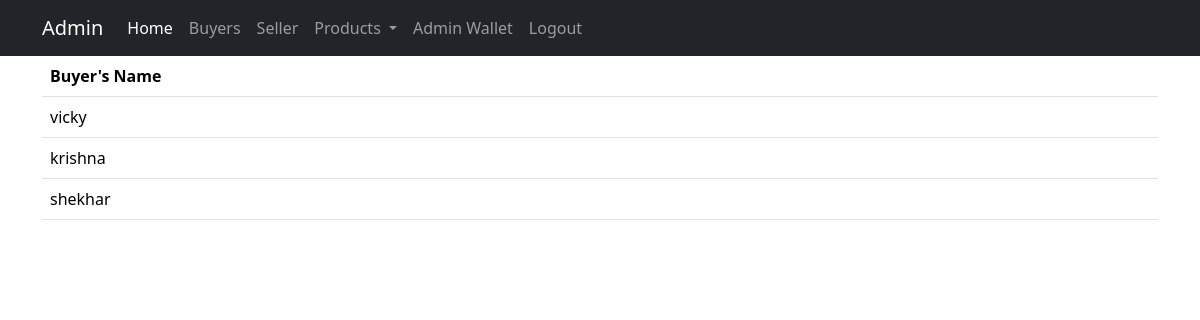
The app's page /superadmin/buyer_list/, older data.
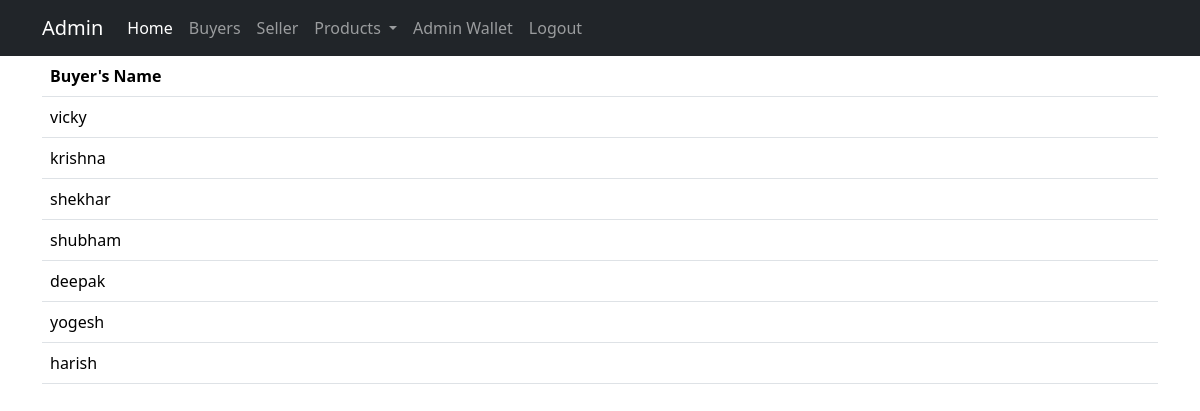
The same page, newer data.
### buyer/models.py (models this page shows, shortened)
class Buyer(models.Model):
    buyer = models.OneToOneField(User, on_delete=models.CASCADE)
    user_type = models.CharField(max_length=10, default="buyer")
    phone = models.CharField(max_length=15, blank=True, null=True)

### superadmin/views.py (the view)
# urls.py: path("buyer_list/", views.buyer_list, name="buyer_list"),
def buyer_list(request):
    buyer = Buyer.objects.all()
    return render(request, "buyer_list.html", {"buyer": buyer})

### buyer/context_processors.py (called while the page is built)
def cart_item_count(request):
    user = request.user
    if user.is_authenticated:
        cart_item_count = 0
        cart = CartItem.objects.filter(user_id=user.id)
        for c in cart:
            cart_item_count = cart_item_count + c.quantity
    else:
        cart_item_count = 0
    return {"cart_item_count": cart_item_count}

### templates/buyer_list.html
{% include "superadmin_nav.html" %}
<div class="container">
    <table class="table">
        <thead>
            <tr>
                <th scope="col">Buyer's Name</th>
            </tr>
        </thead>
        <tbody>
            {% for b in buyer %}
            <tr>
                <td>{{ b.buyer.username }}</td>
            </tr>
            {% endfor %}
        </tbody>
    </table>
</div>

Row changes from the older to the newer data that the page shows:
added Buyer: buyer.username "shubham"
added Buyer: buyer.username "deepak"
added Buyer: buyer.username "yogesh"
added Buyer: buyer.username "harish"
